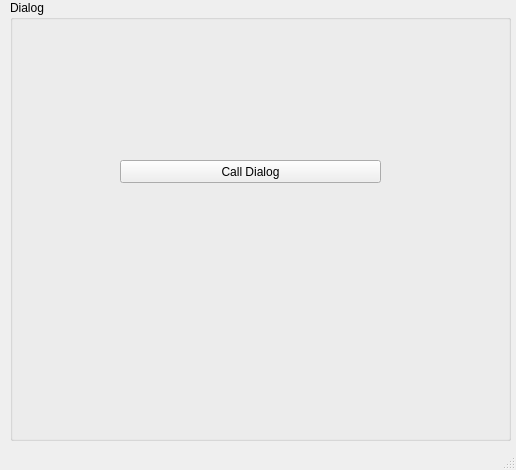
<?xml version="1.0" encoding="UTF-8"?>
<ui version="4.0">
 <class>MainWindow</class>
 <widget class="QMainWindow" name="MainWindow">
  <property name="geometry">
   <rect>
    <x>0</x>
    <y>0</y>
    <width>516</width>
    <height>470</height>
   </rect>
  </property>
  <property name="windowTitle">
   <string>MainWindow</string>
  </property>
  <widget class="QWidget" name="centralwidget">
   <widget class="QGroupBox" name="groupBox">
    <property name="geometry">
     <rect>
      <x>10</x>
      <y>0</y>
      <width>501</width>
      <height>441</height>
     </rect>
    </property>
    <property name="title">
     <string>Dialog</string>
    </property>
    <widget class="QPushButton" name="pushButton">
     <property name="geometry">
      <rect>
       <x>110</x>
       <y>160</y>
       <width>261</width>
       <height>23</height>
      </rect>
     </property>
     <property name="text">
      <string>Call Dialog</string>
     </property>
    </widget>
   </widget>
  </widget>
  <widget class="QMenuBar" name="menubar">
   <property name="geometry">
    <rect>
     <x>0</x>
     <y>0</y>
     <width>516</width>
     <height>21</height>
    </rect>
   </property>
  </widget>
  <widget class="QStatusBar" name="statusbar"/>
 </widget>
 <resources/>
 <connections/>
</ui>
